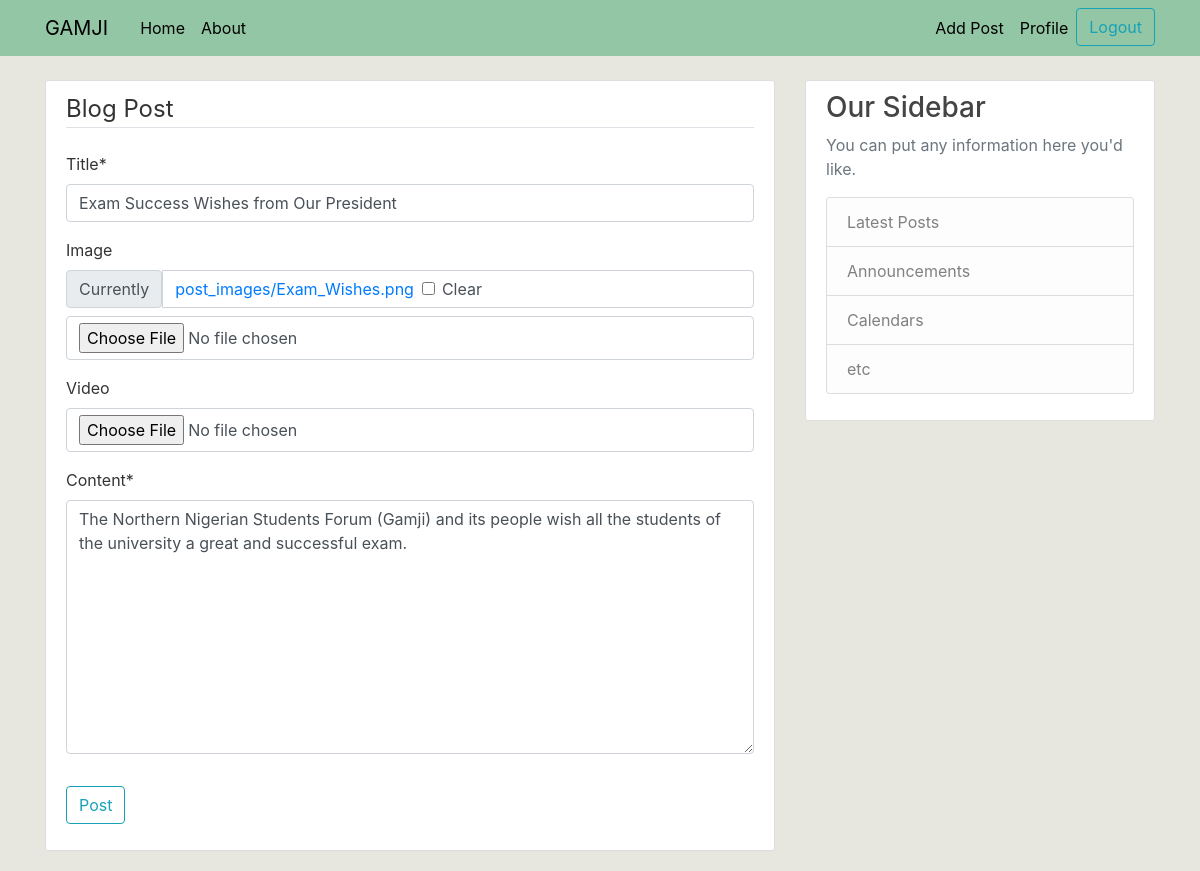
The app's page /post/1/update/ (signed in) with its own data.
### blog/models.py (models this page shows, shortened)
class Post(models.Model):
    title = models.CharField(max_length=100)
    content = models.TextField()
    date_posted = models.DateTimeField(default=timezone.now)
    author = models.ForeignKey(User, on_delete=models.CASCADE)
    image = models.ImageField(upload_to='post_images/', blank=True, null=True)  # For images
    video = models.FileField(upload_to='post_videos/', blank=True, null=True)  # For videos

### blog/views.py (the view, shortened to what this page needs)
# urls.py: path('post/<int:pk>/update/', PostUpdateView.as_view(), name='post-update'),
class PostUpdateView(LoginRequiredMixin, UserPassesTestMixin, UpdateView):
    model = Post
    fields = ['title', 'image', 'video',  'content']
    def test_func(self):
        post = self.get_object()
        if self.request.user == post.author:
            return True
        return False

### blog/templates/blog/post_form.html (shortened to what this page needs)
{% extends "blog/base.html" %}
{% load crispy_forms_tags %}
{% block content %}
    <div class="content-section">
        <form method="POST" enctype="multipart/form-data">
            <fieldset class="form-group">
                <legend class="border-bottom mb-4">Blog Post</legend>
                {{ form|crispy }}
            </fieldset>
            <div class="form-group">
                <button class="btn btn-outline-info" type="submit">Post</button>
            </div>
        </form>
    </div>
{% endblock content %}

### blog/static/blog/main.css (style rules this page uses)
body { background: #e0dfd6bf; color: #333333; margin-top: 5rem; }
.content-section { background: #ffffff; padding: 10px 20px; border: 1px solid #dddddd; border-radius: 3px; margin-bottom: 20px; }

### records on screen
Post: title "Exam Success Wishes from Our President", content "The Northern Nigerian Students Forum (Gamji) and its people wish all the students of the university a great and successful exam."
